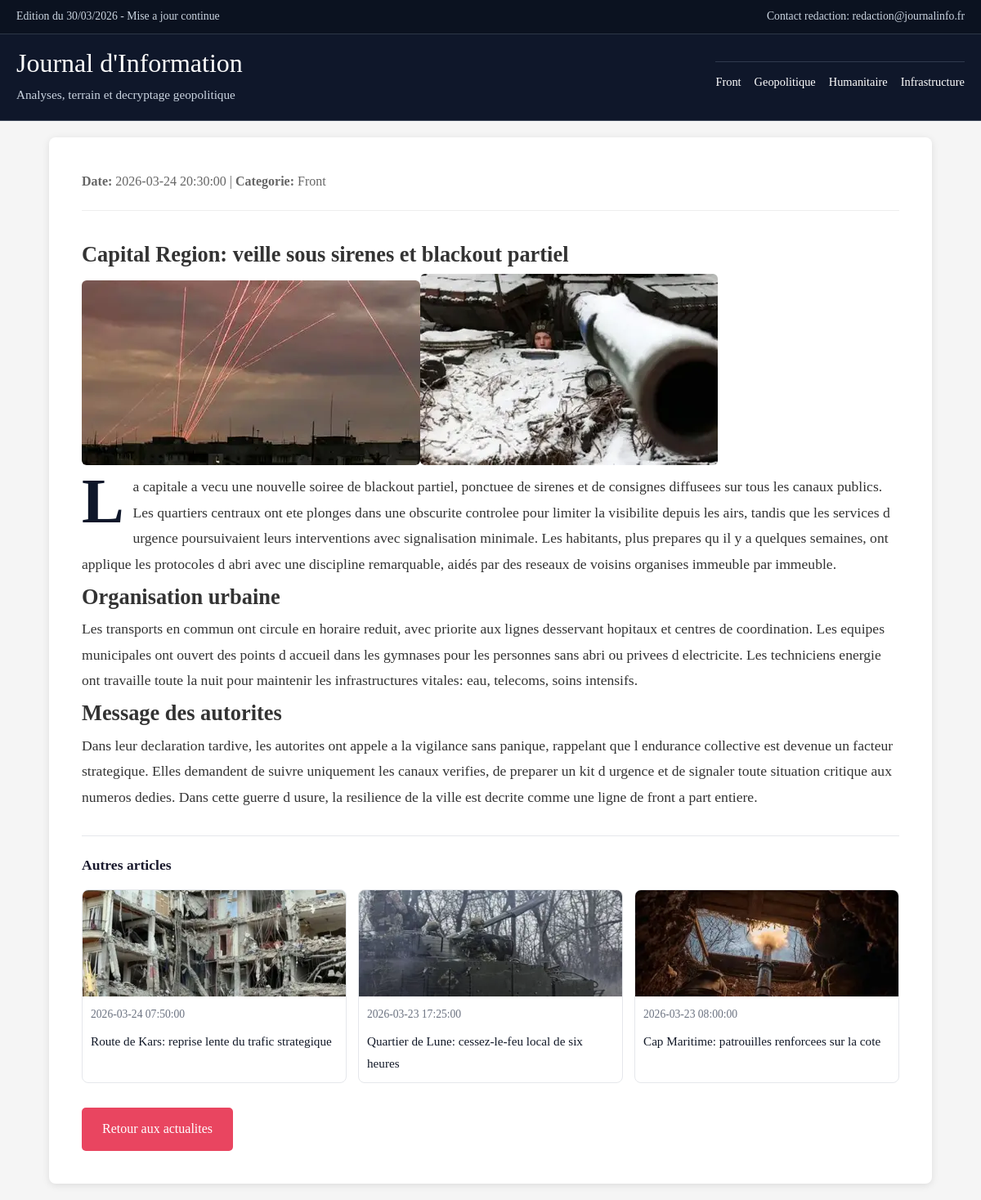
Page /simple-php-login/pages/article-FO.php?id=10 on the committed database.
### tables this page shows
CREATE TABLE journal_categories (
    id_categorie INT AUTO_INCREMENT PRIMARY KEY,
    nom_categorie VARCHAR(100) NOT NULL UNIQUE
);

CREATE TABLE journal_info (
    id INT AUTO_INCREMENT PRIMARY KEY,
    id_admin INT NOT NULL,
    id_categorie INT NOT NULL DEFAULT 1,
    titre VARCHAR(255) NOT NULL,
    date DATETIME NOT NULL,
    details TEXT NOT NULL,
    CONSTRAINT fk_journal_info_admin FOREIGN KEY (id_admin) REFERENCES journal_user(id_user),
    CONSTRAINT fk_journal_info_categorie FOREIGN KEY (id_categorie) REFERENCES journal_categories(id_categorie)
);

### simple-php-login/pages/article-FO.php (the view, shortened to what this page needs)
<?php
$articleId = max(0, (int) ($_GET['id'] ?? 0));
$article = null;
$categories = [];
$relatedArticles = [];
function normalize_front_image_src_detail(string $src): string
{
    $src = trim($src);
    if (strpos($src, '/uploads/') === 0) {
        return str_replace('/uploads/', '/simple-php-login/uploads/', $src);
    }
    return $src;
}
function extract_first_image_from_details_front(string $details): string
{
    if (preg_match('/src=["\']([^"\']+)["\']/i', $details, $match) === 1) {
        return normalize_front_image_src_detail((string) $match[1]);
    }
    return '';
}
try {
    $pdo = db_connect();
    $catStmt = $pdo->query('SELECT id_categorie, nom_categorie FROM journal_categories ORDER BY nom_categorie ASC');
    $categories = $catStmt->fetchAll();
    $stmt = $pdo->prepare('SELECT ji.*, ju.nom AS admin_nom, jc.nom_categorie FROM journal_info ji LEFT JOIN journal_user ju ON ji.id_admin = ju.id_user LEFT JOIN journal_categories jc ON ji.id_categorie = jc.id_categorie WHERE ji.id = :id LIMIT 1');
    $stmt->bindValue(':id', $articleId, PDO::PARAM_INT);
    $stmt->execute();
    $article = $stmt->fetch();
    $relatedStmt = $pdo->prepare('SELECT id, titre, date, details FROM journal_info WHERE id <> :id AND details LIKE :withImage ORDER BY date DESC LIMIT 3');
    $relatedStmt->bindValue(':id', $articleId, PDO::PARAM_INT);
    $relatedStmt->bindValue(':withImage', '%src=%');
    $relatedStmt->execute();
    $relatedRows = $relatedStmt->fetchAll();
    foreach ($relatedRows as $row) {
        $img = extract_first_image_from_details_front((string) ($row['details'] ?? ''));
        $row['first_image'] = $img;
        $relatedArticles[] = $row;
    }
} catch (Throwable $e) {
    $dbError = 'Erreur de connexion a la base de donnees.';
}
$articleDetailsHtml = '';
if (is_array($article)) {
    $articleDetailsHtml = (string) ($article['details'] ?? '');
    $articleDetailsHtml = preg_replace_callback(
        '/(<img[^>]+src=["\'])([^"\']+)(["\'])/i',
        static function (array $matches): string {
            return $matches[1] . normalize_front_image_src_detail((string) $matches[2]) . $matches[3];
        },
        $articleDetailsHtml
    ) ?? $articleDetailsHtml;
}
?>
<!DOCTYPE html>
<html lang="fr">
<head>
</head>
<body>
    <header class="site-header">
        <div class="header-top">
            <div class="header-top-inner">
                <span>Edition du <?= date('d/m/Y') ?> - Mise a jour continue</span>
                <span>Contact redaction: redaction@journalinfo.fr</span>
            </div>
        </div>
        <div class="header-main-inner">
            <div>
                <a href="actualites-FO.php" class="brand-link">Journal d'Information</a>
                <p class="brand-tagline">Analyses, terrain et decryptage geopolitique</p>
            </div>
            <div class="header-categories">
                <?php foreach ($categories as $headerCategory): ?>
                    <a href="actualites-FO.php?category=<?= (int) $headerCategory['id_categorie'] ?>" class="category-link">
                        <?= htmlspecialchars((string) $headerCategory['nom_categorie'], ENT_QUOTES, 'UTF-8') ?>
                    </a>
                <?php endforeach; ?>
            </div>
        </div>
    </header>
    <main>
        <?php if ($article): ?>
            <article class="article-container">
                <div class="article-meta">
                    <p><strong>Date:</strong> <?= htmlspecialchars((string) $article['date'], ENT_QUOTES, 'UTF-8') ?> | <strong>Categorie:</strong> <?= htmlspecialchars((string) ($article['nom_categorie'] ?? 'Non classe'), ENT_QUOTES, 'UTF-8') ?></p>
                </div>
                <div class="article-content">
                    <?= $articleDetailsHtml ?>
                </div>
                <?php if (!empty($relatedArticles)): ?>
                    <section class="related-section">
                        <h3 class="related-title">Autres articles</h3>
                        <div class="related-grid">
                            <?php foreach ($relatedArticles as $related): ?>
                                <a href="article-FO.php?id=<?= (int) $related['id'] ?>" class="related-card">
                                    <img src="<?= htmlspecialchars((string) $related['first_image'], ENT_QUOTES, 'UTF-8') ?>" alt="Apercu article" class="related-thumb">
                                    <div class="related-body">
                                        <p class="related-date"><?= htmlspecialchars((string) ($related['date'] ?? ''), ENT_QUOTES, 'UTF-8') ?></p>
                                        <p class="related-name"><?= htmlspecialchars((string) ($related['titre'] ?? ''), ENT_QUOTES, 'UTF-8') ?></p>
                                    </div>
                                </a>
                            <?php endforeach; ?>
                        </div>
                    </section>
                <?php endif; ?>
                <a href="actualites-FO.php" class="back-link">Retour aux actualites</a>
            </article>
        <?php endif; ?>
    </main>
</body>
</html>

### simple-php-login/pages/article-FO.php (style rules this page uses)
* { margin: 0; padding: 0; box-sizing: border-box; }
body { font-family: "Merriweather", Georgia, serif; line-height: 1.8; color: #333; background-color: #f5f5f5; }
.site-header { background-color: #0f172a; color: #f8fafc; border-bottom: 1px solid rgba(148, 163, 184, 0.35); }
.header-top { background: #0b1220; border-bottom: 1px solid rgba(148, 163, 184, 0.25); font-size: 0.86rem; }
.header-top-inner { max-width: 1200px; margin: 0 auto; padding: 8px 20px; display: flex; justify-content: space-between; gap: 12px; flex-wrap: wrap; color: #cbd5e1; }
.header-main-inner { max-width: 1200px; margin: 0 auto; padding: 18px 20px; display: flex; justify-content: space-between; align-items: center; gap: 16px; flex-wrap: wrap; }
.brand-link { color: #ffffff; text-decoration: none; font-size: 2rem; line-height: 1.1; font-family: "Playfair Display", "Times New Roman", serif; }
.brand-tagline { margin: 4px 0 0; font-size: 0.95rem; color: #cbd5e1; }
.header-categories { display: flex; gap: 16px; flex-wrap: wrap; padding-top: 12px; border-top: 1px solid rgba(148, 163, 184, 0.25); }
.category-link { color: #ffffff; text-decoration: none; font-size: 0.9rem; font-weight: 500; }
main { width: 90%; max-width: 1200px; margin: 20px auto; padding: 0; }
.article-container { background: white; border-radius: 8px; padding: 40px; box-shadow: 0 2px 10px rgba(0,0,0,0.1); }
.article-meta { color: #666; margin-bottom: 30px; padding-bottom: 20px; border-bottom: 1px solid #eee; }
.article-content { font-size: 1.1rem; }
.article-content p:first-of-type::first-letter { float: left; font-family: "Playfair Display", "Times New Roman", serif; font-size: 4.4em; line-height: 0.82; margin: 0.03em 0.14em 0 0; font-weight: 700; color: #0f172a; text-transform: uppercase; }
.article-content img { max-width: 100%; border-radius: 6px; height: auto; }
.related-section { margin-top: 30px; border-top: 1px solid #e5e7eb; padding-top: 20px; }
.related-title { margin: 0 0 14px 0; font-size: 1.1rem; color: #1a1a2e; }
.related-grid { display: grid; grid-template-columns: repeat(3, minmax(0, 1fr)); gap: 14px; }
.related-card { border: 1px solid #e5e7eb; border-radius: 8px; overflow: hidden; background: #fff; text-decoration: none; color: inherit; }
.related-thumb { width: 100%; height: 130px; object-fit: cover; display: block; background: #f3f4f6; }
.related-body { padding: 10px; }
.related-date { margin: 0 0 6px 0; font-size: 0.85rem; color: #6b7280; }
.related-name { margin: 0; font-size: 0.95rem; color: #111827; }
.back-link { display: inline-block; margin-top: 30px; padding: 12px 25px; background-color: #e94560; color: white; text-decoration: none; border-radius: 5px; }

### rows in the picture
journal_categories: nom_categorie "Front"
journal_categories: nom_categorie "Geopolitique"
journal_categories: nom_categorie "Humanitaire"
journal_categories: nom_categorie "Infrastructure"
journal_info: date "2026-03-24 20:30:00", id_categorie.nom_categorie "Front"
journal_info: shows a picture, date "2026-03-24 07:50:00", titre "Route de Kars: reprise lente du trafic strategique"
journal_info: shows a picture, date "2026-03-23 17:25:00", titre "Quartier de Lune: cessez-le-feu local de six heures"
journal_info: shows a picture, date "2026-03-23 08:00:00", titre "Cap Maritime: patrouilles renforcees sur la cote"
